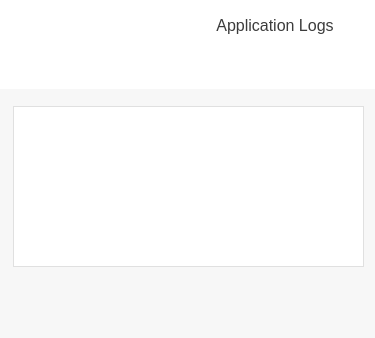
<?xml version="1.0" encoding="UTF-8"?>
<ui version="4.0">
 <class>Scr_Logs</class>
 <widget class="QDialog" name="Scr_Logs">
  <property name="geometry">
   <rect>
    <x>0</x>
    <y>0</y>
    <width>375</width>
    <height>338</height>
   </rect>
  </property>
  <property name="windowTitle">
   <string>Safejumper</string>
  </property>
  <widget class="QFrame" name="frameLogo">
   <property name="geometry">
    <rect>
     <x>0</x>
     <y>0</y>
     <width>375</width>
     <height>89</height>
    </rect>
   </property>
   <property name="palette">
    <palette>
     <active>
      <colorrole role="Button">
       <brush brushstyle="SolidPattern">
        <color alpha="255">
         <red>255</red>
         <green>255</green>
         <blue>255</blue>
        </color>
       </brush>
      </colorrole>
      <colorrole role="Base">
       <brush brushstyle="SolidPattern">
        <color alpha="255">
         <red>255</red>
         <green>255</green>
         <blue>255</blue>
        </color>
       </brush>
      </colorrole>
      <colorrole role="Window">
       <brush brushstyle="SolidPattern">
        <color alpha="255">
         <red>255</red>
         <green>255</green>
         <blue>255</blue>
        </color>
       </brush>
      </colorrole>
     </active>
     <inactive>
      <colorrole role="Button">
       <brush brushstyle="SolidPattern">
        <color alpha="255">
         <red>255</red>
         <green>255</green>
         <blue>255</blue>
        </color>
       </brush>
      </colorrole>
      <colorrole role="Base">
       <brush brushstyle="SolidPattern">
        <color alpha="255">
         <red>255</red>
         <green>255</green>
         <blue>255</blue>
        </color>
       </brush>
      </colorrole>
      <colorrole role="Window">
       <brush brushstyle="SolidPattern">
        <color alpha="255">
         <red>255</red>
         <green>255</green>
         <blue>255</blue>
        </color>
       </brush>
      </colorrole>
     </inactive>
     <disabled>
      <colorrole role="Button">
       <brush brushstyle="SolidPattern">
        <color alpha="255">
         <red>255</red>
         <green>255</green>
         <blue>255</blue>
        </color>
       </brush>
      </colorrole>
      <colorrole role="Base">
       <brush brushstyle="SolidPattern">
        <color alpha="255">
         <red>255</red>
         <green>255</green>
         <blue>255</blue>
        </color>
       </brush>
      </colorrole>
      <colorrole role="Window">
       <brush brushstyle="SolidPattern">
        <color alpha="255">
         <red>255</red>
         <green>255</green>
         <blue>255</blue>
        </color>
       </brush>
      </colorrole>
     </disabled>
    </palette>
   </property>
   <property name="autoFillBackground">
    <bool>false</bool>
   </property>
   <property name="styleSheet">
    <string notr="true">QFrame
{
  background-color: #ffffff;
  border: 0;
}</string>
   </property>
   <property name="frameShape">
    <enum>QFrame::StyledPanel</enum>
   </property>
   <property name="frameShadow">
    <enum>QFrame::Raised</enum>
   </property>
   <widget class="QGraphicsView" name="gvLogoRound">
    <property name="geometry">
     <rect>
      <x>13</x>
      <y>16</y>
      <width>57</width>
      <height>57</height>
     </rect>
    </property>
    <property name="focusPolicy">
     <enum>Qt::NoFocus</enum>
    </property>
    <property name="styleSheet">
     <string notr="true">QGraphicsView
{
  border-image: url(:/imgs/logo2.png);
}</string>
    </property>
    <property name="interactive">
     <bool>false</bool>
    </property>
   </widget>
   <widget class="QPushButton" name="b_LogoBack">
    <property name="geometry">
     <rect>
      <x>6</x>
      <y>16</y>
      <width>71</width>
      <height>57</height>
     </rect>
    </property>
    <property name="cursor">
     <cursorShape>PointingHandCursor</cursorShape>
    </property>
    <property name="focusPolicy">
     <enum>Qt::NoFocus</enum>
    </property>
    <property name="styleSheet">
     <string notr="true">QPushButton
{
	border:0px;
	color: #ff0000;
background: transparent;
border-image: url(:/imgs/logo3-norm.png);
}
QPushButton:hover
{
border-image: url(:/imgs/logo3.png);
}</string>
    </property>
    <property name="text">
     <string/>
    </property>
   </widget>
   <widget class="QPushButton" name="b_AppLogs">
    <property name="geometry">
     <rect>
      <x>190</x>
      <y>11</y>
      <width>170</width>
      <height>28</height>
     </rect>
    </property>
    <property name="font">
     <font>
      <family>Helvetica Neue</family>
      <pointsize>12</pointsize>
     </font>
    </property>
    <property name="focusPolicy">
     <enum>Qt::NoFocus</enum>
    </property>
    <property name="styleSheet">
     <string notr="true">QPushButton
{
	border:0px;
color: #3c3c3c;
background: transparent;
border-image: url(:/imgs/b-applicationlogs.png);
}</string>
    </property>
    <property name="text">
     <string>Application Logs</string>
    </property>
   </widget>
   <widget class="QPushButton" name="b_CopyToClipboard">
    <property name="geometry">
     <rect>
      <x>190</x>
      <y>47</y>
      <width>170</width>
      <height>25</height>
     </rect>
    </property>
    <property name="cursor">
     <cursorShape>PointingHandCursor</cursorShape>
    </property>
    <property name="focusPolicy">
     <enum>Qt::NoFocus</enum>
    </property>
    <property name="styleSheet">
     <string notr="true">QPushButton
{
	border:0px;
	color: #ffffff;
	border-image: url(:/imgs/b-copytoclipboard-norm.png);
}
QPushButton:hover:!pressed
{
	border-image: url(:/imgs/b-copytoclipboard-hover.png);
}
QPushButton:pressed
{
	border-image: url(:/imgs/b-copytoclipboard-pressed.png);
}</string>
    </property>
    <property name="text">
     <string/>
    </property>
   </widget>
  </widget>
  <widget class="QFrame" name="frameBottom">
   <property name="geometry">
    <rect>
     <x>0</x>
     <y>89</y>
     <width>375</width>
     <height>251</height>
    </rect>
   </property>
   <property name="palette">
    <palette>
     <active>
      <colorrole role="Button">
       <brush brushstyle="SolidPattern">
        <color alpha="255">
         <red>247</red>
         <green>247</green>
         <blue>247</blue>
        </color>
       </brush>
      </colorrole>
      <colorrole role="Light">
       <brush brushstyle="SolidPattern">
        <color alpha="255">
         <red>255</red>
         <green>0</green>
         <blue>0</blue>
        </color>
       </brush>
      </colorrole>
      <colorrole role="Base">
       <brush brushstyle="SolidPattern">
        <color alpha="255">
         <red>247</red>
         <green>247</green>
         <blue>247</blue>
        </color>
       </brush>
      </colorrole>
      <colorrole role="Window">
       <brush brushstyle="SolidPattern">
        <color alpha="255">
         <red>247</red>
         <green>247</green>
         <blue>247</blue>
        </color>
       </brush>
      </colorrole>
     </active>
     <inactive>
      <colorrole role="Button">
       <brush brushstyle="SolidPattern">
        <color alpha="255">
         <red>247</red>
         <green>247</green>
         <blue>247</blue>
        </color>
       </brush>
      </colorrole>
      <colorrole role="Light">
       <brush brushstyle="SolidPattern">
        <color alpha="255">
         <red>255</red>
         <green>0</green>
         <blue>0</blue>
        </color>
       </brush>
      </colorrole>
      <colorrole role="Base">
       <brush brushstyle="SolidPattern">
        <color alpha="255">
         <red>247</red>
         <green>247</green>
         <blue>247</blue>
        </color>
       </brush>
      </colorrole>
      <colorrole role="Window">
       <brush brushstyle="SolidPattern">
        <color alpha="255">
         <red>247</red>
         <green>247</green>
         <blue>247</blue>
        </color>
       </brush>
      </colorrole>
     </inactive>
     <disabled>
      <colorrole role="Button">
       <brush brushstyle="SolidPattern">
        <color alpha="255">
         <red>247</red>
         <green>247</green>
         <blue>247</blue>
        </color>
       </brush>
      </colorrole>
      <colorrole role="Light">
       <brush brushstyle="SolidPattern">
        <color alpha="255">
         <red>255</red>
         <green>0</green>
         <blue>0</blue>
        </color>
       </brush>
      </colorrole>
      <colorrole role="Base">
       <brush brushstyle="SolidPattern">
        <color alpha="255">
         <red>247</red>
         <green>247</green>
         <blue>247</blue>
        </color>
       </brush>
      </colorrole>
      <colorrole role="Window">
       <brush brushstyle="SolidPattern">
        <color alpha="255">
         <red>247</red>
         <green>247</green>
         <blue>247</blue>
        </color>
       </brush>
      </colorrole>
     </disabled>
    </palette>
   </property>
   <property name="autoFillBackground">
    <bool>false</bool>
   </property>
   <property name="styleSheet">
    <string notr="true">QFrame
{
  background-color: #f7f7f7;
  border: 0;
}
</string>
   </property>
   <property name="frameShape">
    <enum>QFrame::StyledPanel</enum>
   </property>
   <property name="frameShadow">
    <enum>QFrame::Raised</enum>
   </property>
   <widget class="QLabel" name="line_1">
    <property name="geometry">
     <rect>
      <x>0</x>
      <y>0</y>
      <width>375</width>
      <height>3</height>
     </rect>
    </property>
    <property name="styleSheet">
     <string notr="true">QLabel
{
  border:0px;
  border-image: url(:/imgs/h-line.png);
}</string>
    </property>
    <property name="text">
     <string/>
    </property>
   </widget>
   <widget class="QPushButton" name="b_ContactSupport">
    <property name="geometry">
     <rect>
      <x>72</x>
      <y>194</y>
      <width>230</width>
      <height>41</height>
     </rect>
    </property>
    <property name="font">
     <font>
      <family>Helvetica Neue</family>
      <pointsize>10</pointsize>
     </font>
    </property>
    <property name="cursor">
     <cursorShape>PointingHandCursor</cursorShape>
    </property>
    <property name="focusPolicy">
     <enum>Qt::NoFocus</enum>
    </property>
    <property name="styleSheet">
     <string notr="true">QPushButton
{
  border:0px;
  color: #ffffff;
  border-image: url(:/imgs/b-contactsupport-norm.png);
}
QPushButton:hover:!pressed
{
  border-image: url(:/imgs/b-contactsupport-hover.png);
}
QPushButton:pressed
{
  border-image: url(:/imgs/b-contactsupport-pressed.png);
}</string>
    </property>
    <property name="text">
     <string/>
    </property>
   </widget>
   <widget class="QPlainTextEdit" name="e_Logs">
    <property name="geometry">
     <rect>
      <x>13</x>
      <y>17</y>
      <width>351</width>
      <height>161</height>
     </rect>
    </property>
    <property name="font">
     <font>
      <family>Helvetica Neue</family>
      <pointsize>12</pointsize>
     </font>
    </property>
    <property name="styleSheet">
     <string notr="true">QPlainTextEdit
{
background-color: #ffffff;
color: #2e2e2e;
border: 1px solid #e0e0e0;
}

</string>
    </property>
    <property name="horizontalScrollBarPolicy">
     <enum>Qt::ScrollBarAlwaysOff</enum>
    </property>
    <property name="readOnly">
     <bool>true</bool>
    </property>
    <property name="plainText">
     <string/>
    </property>
    <property name="placeholderText">
     <string/>
    </property>
   </widget>
  </widget>
  <widget class="QFrame" name="frameHead">
   <property name="geometry">
    <rect>
     <x>0</x>
     <y>500</y>
     <width>375</width>
     <height>22</height>
    </rect>
   </property>
   <property name="styleSheet">
    <string notr="true">QFrame
{
	background-color: #ffffff;
	border: 0;
}</string>
   </property>
   <property name="frameShape">
    <enum>QFrame::StyledPanel</enum>
   </property>
   <property name="frameShadow">
    <enum>QFrame::Raised</enum>
   </property>
   <widget class="QLabel" name="line_5">
    <property name="geometry">
     <rect>
      <x>0</x>
      <y>21</y>
      <width>375</width>
      <height>2</height>
     </rect>
    </property>
    <property name="styleSheet">
     <string notr="true">QLabel
{
	border:0px;
	border-image: url(:/imgs/h-line-mb.png);
}</string>
    </property>
    <property name="text">
     <string/>
    </property>
   </widget>
   <widget class="QLabel" name="L_Caption">
    <property name="geometry">
     <rect>
      <x>140</x>
      <y>3</y>
      <width>100</width>
      <height>16</height>
     </rect>
    </property>
    <property name="font">
     <font>
      <family>Helvetica Neue</family>
      <pointsize>14</pointsize>
      <weight>50</weight>
      <bold>false</bold>
     </font>
    </property>
    <property name="text">
     <string>Safejumper</string>
    </property>
    <property name="alignment">
     <set>Qt::AlignCenter</set>
    </property>
   </widget>
   <widget class="QPushButton" name="b_Head">
    <property name="geometry">
     <rect>
      <x>0</x>
      <y>0</y>
      <width>375</width>
      <height>21</height>
     </rect>
    </property>
    <property name="focusPolicy">
     <enum>Qt::NoFocus</enum>
    </property>
    <property name="styleSheet">
     <string notr="true">QPushButton
{
	border:0px;
	border-image: url(:/imgs/cb-empty.png);
}</string>
    </property>
    <property name="text">
     <string/>
    </property>
   </widget>
   <widget class="QPushButton" name="b_Minimize">
    <property name="geometry">
     <rect>
      <x>340</x>
      <y>6</y>
      <width>10</width>
      <height>10</height>
     </rect>
    </property>
    <property name="focusPolicy">
     <enum>Qt::NoFocus</enum>
    </property>
    <property name="styleSheet">
     <string notr="true">QPushButton
{
	border:0px;
	border-image: url(:/imgs/b-min.png);
}</string>
    </property>
    <property name="text">
     <string/>
    </property>
   </widget>
   <widget class="QPushButton" name="b_Cross">
    <property name="geometry">
     <rect>
      <x>355</x>
      <y>6</y>
      <width>10</width>
      <height>10</height>
     </rect>
    </property>
    <property name="focusPolicy">
     <enum>Qt::NoFocus</enum>
    </property>
    <property name="styleSheet">
     <string notr="true">QPushButton
{
	border:0px;
	border-image: url(:/imgs/b-cross.png);
}</string>
    </property>
    <property name="text">
     <string/>
    </property>
   </widget>
  </widget>
 </widget>
 <resources/>
 <connections>
  <connection>
   <sender>b_ContactSupport</sender>
   <signal>clicked()</signal>
   <receiver>Scr_Logs</receiver>
   <slot>ShowSupportUrl()</slot>
   <hints>
    <hint type="sourcelabel">
     <x>186</x>
     <y>303</y>
    </hint>
    <hint type="destinationlabel">
     <x>187</x>
     <y>168</y>
    </hint>
   </hints>
  </connection>
  <connection>
   <sender>b_LogoBack</sender>
   <signal>clicked()</signal>
   <receiver>Scr_Logs</receiver>
   <slot>ToScr_Connect()</slot>
   <hints>
    <hint type="sourcelabel">
     <x>41</x>
     <y>44</y>
    </hint>
    <hint type="destinationlabel">
     <x>187</x>
     <y>168</y>
    </hint>
   </hints>
  </connection>
  <connection>
   <sender>b_CopyToClipboard</sender>
   <signal>clicked()</signal>
   <receiver>Scr_Logs</receiver>
   <slot>Clicked_Copytoclipboard()</slot>
   <hints>
    <hint type="sourcelabel">
     <x>274</x>
     <y>59</y>
    </hint>
    <hint type="destinationlabel">
     <x>187</x>
     <y>168</y>
    </hint>
   </hints>
  </connection>
 </connections>
</ui>
